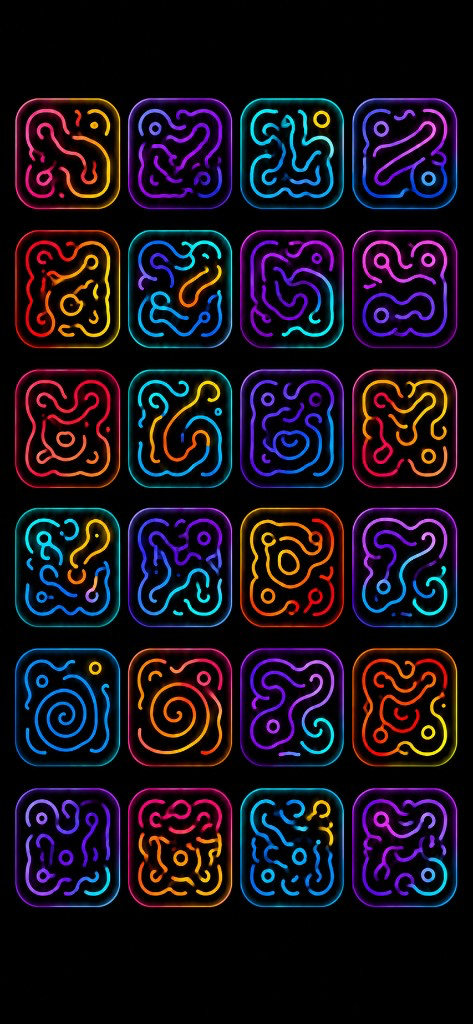
#> input picture design-candidates/ios-assets/launch-splash.png, 473 x 1024 px
$ python -i apply-brand-assets.py   (imports and definitions only)
#> lines starting #> are read from the running program, lines starting #| are printed output that depends on the picture
#!/usr/bin/env python3
"""
File Purpose: One-shot pipeline to resize user-supplied Mandaza brand images into
Xcode asset catalog slots (iOS app icon + launch splash, tvOS layered icons + top shelf).

Primary Functions:
- `fit_on_canvas` — letterbox/pillarbox compositing onto a target size with optional background.
- `main` — writes PNGs referenced by this repo's asset catalogs.

Inputs / Outputs:
- Inputs: CLI paths to square icon PNG, iOS portrait `--splash`, optional `--tv-icon` for tvOS icon stacks, optional `--tv-store-backdrop` for tvOS App Store depth layers, and optional wide `--tv-splash` for tvOS top shelf + tv launch (defaults to `--splash` when omitted).
- Outputs: Overwrites PNG files under Mandaza/ and MandazaTV/ Assets.xcassets.

CRITICAL — iOS Mandaza and tvOS Mandaza brand artwork are NOT shared:
  * `--icon` is the iOS app icon (square, 1024x1024 ideally), e.g.
    design-candidates/ios-assets/app-icon.png
  * `--splash` is the iOS launch screen (portrait, 1290x2796), e.g.
    design-candidates/ios-assets/launch-splash.png
  * `--tv-icon`, `--tv-store-backdrop`, `--tv-splash` are tvOS-only inputs from
    the MandazaTV brand set. There are no canonical tvOS source files committed
    under design-candidates/ — the deployed MandazaTV/Assets.xcassets is the
    source of truth for tvOS.

  IMPORTANT: when `--tv-*` flags are omitted, this script falls back to the iOS
  inputs and overwrites tvOS assets with iOS art. That is almost never what you
  want. To update iOS art without touching tvOS, do NOT run this script — copy
  the new files directly:
      cp <new-icon-1024.png>  Mandaza/Assets.xcassets/AppIcon.appiconset/icon-1024.png
      cp <new-splash.png>     Mandaza/Assets.xcassets/LaunchSplashIOS.imageset/launch-splash.png
  (Both files must already be at the target dimensions; the runtime guard
  refuses landscape splashes on the iOS portrait slot.)

Run this script ONLY when refreshing iOS + tvOS together with all sources in
hand:
  python3 scripts/apply-brand-assets.py \\
    --icon design-candidates/ios-assets/app-icon.png \\
    --splash design-candidates/ios-assets/launch-splash.png \\
    --tv-icon <wide-tv-icon.png> \\
    --tv-store-backdrop <tv-store-backdrop.png> \\
    --tv-splash <tv-landscape-art.png>
"""

from __future__ import annotations

import argparse
import json
import sys
from pathlib import Path

from PIL import Image, ImageFilter


# [19 lines left out: function fit_on_canvas, not called in this run]


def square_icon(src: Path, out_size: int = 1024) -> Image.Image:
#> called with out_size = 1024
    img = Image.open(src).convert("RGBA")
    w, h = img.size
#> w = 473; h = 1024
    side = min(w, h)
#> side = 473
    left = (w - side) // 2
#> left = 0
    top = (h - side) // 2
#> top = 275
    cropped = img.crop((left, top, left + side, top + side))
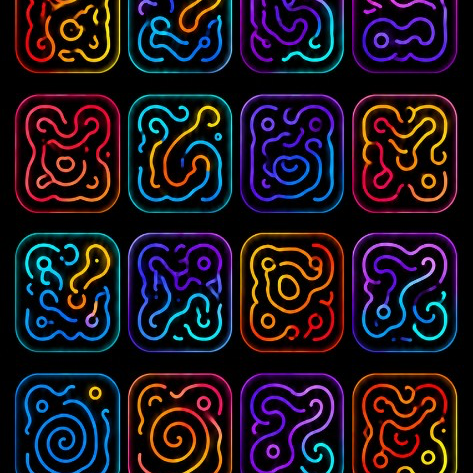
#> cropped: PIL image 473x473 RGBA; mean R, G, B, A 30.8, 22.1, 32.1, 255
    return cropped.resize((out_size, out_size), Image.Resampling.LANCZOS).convert("RGB")
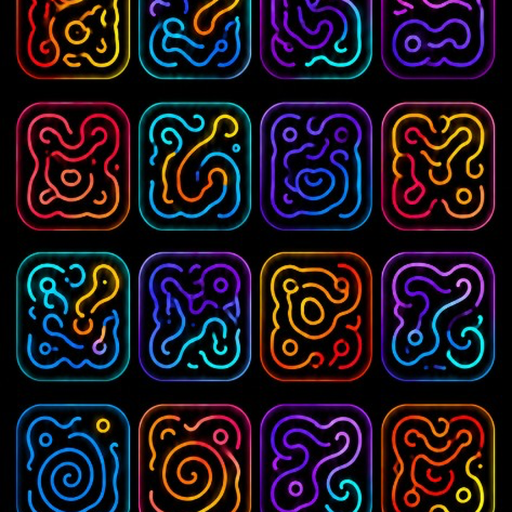
#> returned value: PIL image 1024x1024 RGB (shown at 1/2 size); mean R, G, B 31, 22.3, 32.3


def save_png(img: Image.Image, path: Path) -> None:
    path.parent.mkdir(parents=True, exist_ok=True)
    img.save(path, format="PNG", optimize=True)


# [111 lines left out: function main, not called in this run]


# [2 lines not run here, left out]

>>> result = square_icon('../design-candidates/ios-assets/launch-splash.png')

$ run again, on design-candidates/tvos-assets/brand-landscape.png
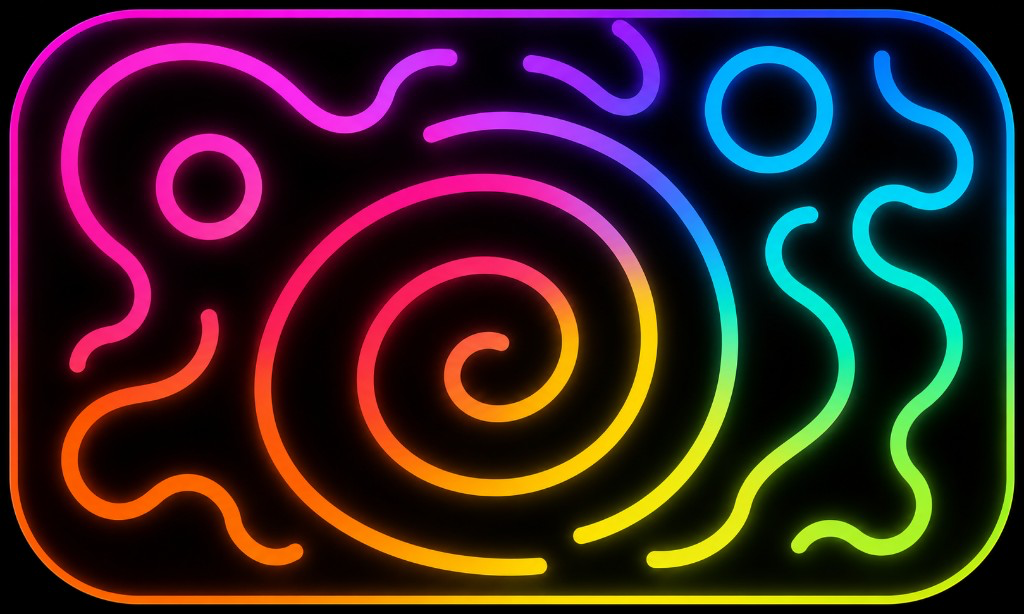
#> input picture design-candidates/tvos-assets/brand-landscape.png, 1024 x 614 px
#> in square_icon, `cropped = img.crop((left, top, left + side, top + side))`:
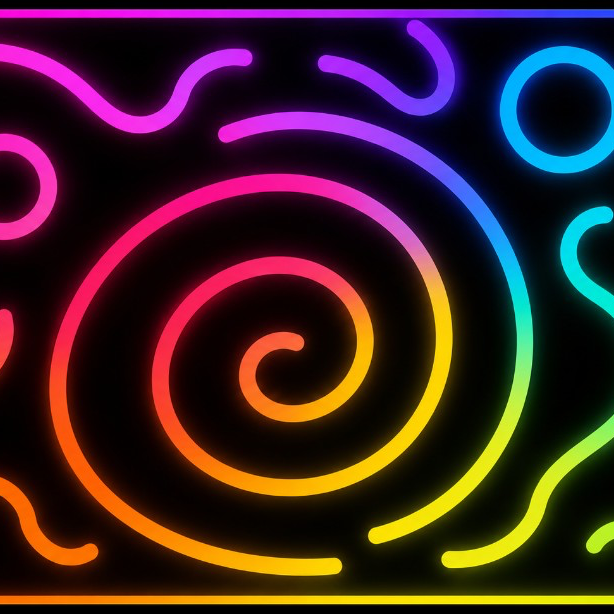
#> cropped: PIL image 614x614 RGBA; mean R, G, B, A 59.8, 33.5, 36.1, 255
